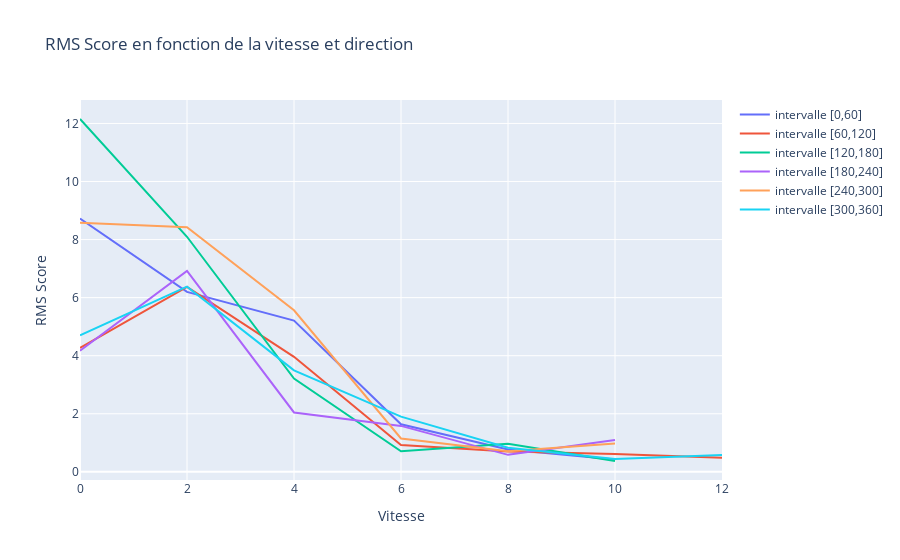

Write notebook code for a chart like this one.
### Code cell
import plotly.graph_objects as go
from sklearn.metrics import mean_squared_error

fig = go.Figure()

for i,angle_range in enumerate(intervals): 
    speed = np.arange(len(angle_range),step=2)
    scores = []
    for v_range in  angle_range:
        scores.append(np.sqrt(mean_squared_error(rgrsr2.predict(v_range.iloc[:,:3].values),v_range.iloc[:,3])))
    fig.add_trace(go.Scatter(x=speed, y=scores,mode='lines',name="intervalle [{},{}]".format(i*60,(i+1)*60)))

fig.update_layout(
    title="RMS Score en fonction de la vitesse et direction",
    xaxis_title="Vitesse",
    yaxis_title="RMS Score",
)
fig.show()

### Figure 1 — Plotly figure (JSON) as saved in the notebook; plotly's stock layout.template omitted (floating-point values rounded to 4 significant figures)
{"data": [{"mode": "lines", "name": "intervalle [0,60]", "type": "scatter", "x": [0, 2, 4, 6, 8, 10], "y": [8.726, 6.196, 5.208, 1.636, 0.7706, 0.4263, 0.2426, 0.4855, 0.2204, 0.09174, 0.01005, 0.187]}, {"mode": "lines", "name": "intervalle [60,120]", "type": "scatter", "x": [0, 2, 4, 6, 8, 10, 12], "y": [4.268, 6.367, 3.962, 0.9245, 0.7038, 0.6101, 0.4869, 0.4975, 0.1348, 0.5035, 0.5261, 0.4669, 0.3328]}, {"mode": "lines", "name": "intervalle [120,180]", "type": "scatter", "x": [0, 2, 4, 6, 8, 10], "y": [12.15, 8.097, 3.213, 0.7082, 0.9651, 0.3727, 0.8258, 0.2784, 0.4138, 0.2908, 0.4167, 0.3906]}, {"mode": "lines", "name": "intervalle [180,240]", "type": "scatter", "x": [0, 2, 4, 6, 8, 10], "y": [4.171, 6.918, 2.045, 1.582, 0.5847, 1.1, 0.5502, 0.6854, 0.5251, 0.5538, 0.6719, 1.06]}, {"mode": "lines", "name": "intervalle [240,300]", "type": "scatter", "x": [0, 2, 4, 6, 8, 10], "y": [8.578, 8.428, 5.564, 1.149, 0.7046, 0.9734, 0.419, 0.2849, 0.1802, 0.08659, 0.154]}, {"mode": "lines", "name": "intervalle [300,360]", "type": "scatter", "x": [0, 2, 4, 6, 8, 10, 12], "y": [4.705, 6.38, 3.495, 1.901, 0.8295, 0.4444, 0.5826, 0.3225, 0.1204, 0.1579, 0.243, 0.1036, 0.1238, 0.1232]}], "layout": {"title": {"text": "RMS Score en fonction de la vitesse et direction"}, "xaxis": {"title": {"text": "Vitesse"}}, "yaxis": {"title": {"text": "RMS Score"}}}}
